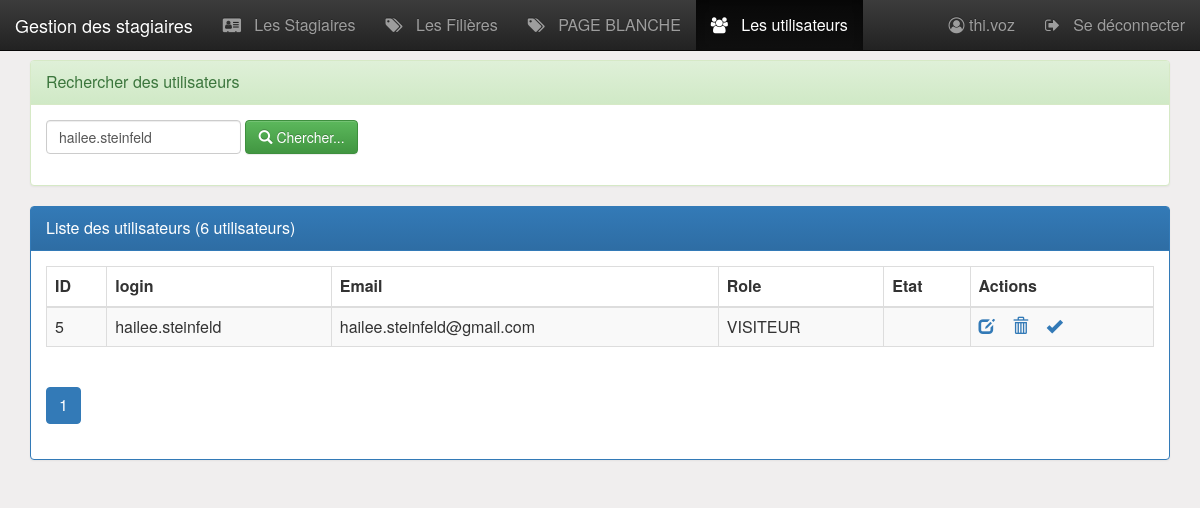
Page /pages/Utilisateurs.php?login=hailee.steinfeld (signed in) on the committed database.
### tables this page shows
CREATE TABLE IF NOT EXISTS `utilisateur` (
  `iduser` int(4) NOT NULL AUTO_INCREMENT,
  `login` varchar(50) NOT NULL,
  `email` varchar(255) NOT NULL,
  `role` varchar(50) NOT NULL DEFAULT 'VISITEUR',
  `etat` int(1) NOT NULL DEFAULT 0,
  `pwd` varchar(255) NOT NULL,
  PRIMARY KEY (`iduser`)
);

### pages/utilisateurs.php (the view, shortened to what this page needs)
<?php
    require_once("connexiondb.php");
    $login="";
    if(isset($_GET['login'])){
        $login = $_GET['login'];
    }
    $size=isset($_GET['size'])?$_GET['size']:6;
    $page=isset($_GET['page'])?$_GET['page']:1;
    $offset=($page-1)*$size;
    $requeteUser="
        SELECT *
        FROM   utilisateur
        WHERE  login like '%$login%' or email like '%$login%'
        ORDER BY iduser
        LIMIT  $size
        OFFSET $offset
    ";
    $req = $pdo->prepare($requeteUser);
    $req->execute();
    $utilisateurs = $req->fetchAll(PDO::FETCH_ASSOC);
    $requeteCount="select count(*) countUser from utilisateur";
    $resultatCount=$pdo->query($requeteCount);
    $tabCount=$resultatCount->fetch();
    $nbrUser=$tabCount['countUser'];
    $reste=$nbrUser % $size;
    if($reste===0)
        $nbrPage=$nbrUser/$size;
    else
        $nbrPage=floor($nbrUser/$size)+1;
?>
<HTML>
    <head>
        <?php include '../include/head.php' ?>
    </head>
    <body>
        <?php include("menu.php"); ?>
        <div class="container py-2 margetop60">
            <div class="panel panel-success">
				<div class="panel-heading">Rechercher des utilisateurs</div>
				<div class="panel-body">
					<form method="get" action="utilisateurs.php" class="form-inline">
						<div class="form-group">
                            <input name="login" placeholder="Login ou Email"
                                   value="<?= $login ?>"
                                   type="text" class="form-control" />
                        </div>
				        <button type="submit" class="btn btn-success">
                            <span class="glyphicon glyphicon-search"></span>
                            Chercher...
                        </button>
					</form>
				</div>
			</div>
            <div class="panel panel-primary">
                <div class="panel-heading">Liste des utilisateurs (<?php echo $nbrUser ?> utilisateurs)</div>
                <div class="panel-body">
                    <?php
                    if(!empty($utilisateurs) && is_array($utilisateurs)){
                    ?>
                    <table class="table table-striped table-bordered">
                        <thead>
                            <tr>
                                <th>ID</th>
                                <th>login</th>
                                <th>Email</th>
                                <th>Role</th>
                                <th>Etat</th>
                                <th>Actions</th>
                            </tr>
                        </thead>
                        <tbody>
                            <?php
                            foreach ($utilisateurs as $item) {
                                ?>
                                <tr class="<?= $item['etat']==1?'success':'secondary'?>">
                                    <td><?= $item['iduser'] ?> </td>
                                    <td><?= $item['login'] ?> </td>
                                    <td><?= $item['email'] ?> </td>
                                    <td><?= $item['role'] ?> </td>
                                    <td><?= $item['etat']==1?'Actif':'' ?> </td>
                                    <td>
                                        <a href="utilisateurEditer.php?iduser=<?= $item['iduser'] ?>" title="Editer">
                                            <span class="glyphicon glyphicon-edit"></span>
                                        </a>
                                        <a onclick="return confirm('Etes vous sur de vouloir supprimer cet utilisateur')"
                                           href="utilisateurSupprimer.php?iduser=<?= $item['iduser'] ?>" title="Supprimer">
                                            <span class="glyphicon glyphicon-trash"></span>
                                        </a>
                                        <a href="utilisateurActiver.php?iduser=<?= $item['iduser'] ?>&etat=<?= $item['etat']  ?>"
                                           title="<?=$item['etat']==1?'Désactiver':'Activer' ?>">
                                            <?php
                                            if($item['etat']==1)
                                                echo '<span class="glyphicon glyphicon-remove"></span>';
                                            else
                                                echo '<span class="glyphicon glyphicon-ok"></span>';
                                            ?>
                                        </a>
                                    </td>
                                </tr>
                                <?php
                            }
                            ?>
                        </tbody>
                    </table>
                    <?php
                    }else{
                        echo "La liste est vide!";
                    }
                    ?>
                    <div>
                        <ul class="pagination">
                            <?php for($i=1;$i<=$nbrPage;$i++){ ?>
                                <li class="<?php if($i==$page) echo 'active' ?>">
                                <a href="utilisateurs.php?page=<?php echo $i;?>&login=<?php echo $login ?>">
                                <?php echo $i; ?>
                                </a>
                                </li>
                            <?php } ?>
                        </ul>
                    </div>
                </div>
            </div>
        </div>
    </body>
</HTML>

### include/css/monstyle.css (style rules this page uses)
.margetop60 { margin-top: 60px; }
body { background-color: rgb(240, 238, 238); font-size: 16px; }

### rows in the picture
utilisateur: iduser "5", login "hailee.steinfeld", email "hailee.steinfeld@gmail.com", role "VISITEUR", etat 0 (drawn)

### other values in the picture
$_SESSION['user']['login'] "thi.voz"
$nbrUser "6"
